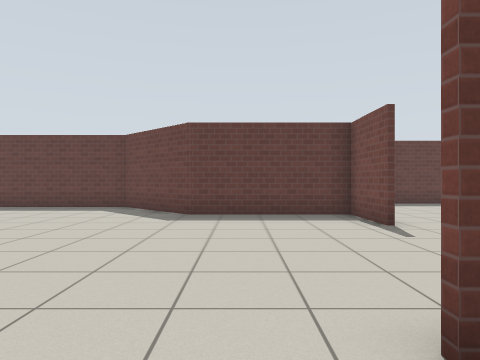
[1] (above)

15 first-person views from a walk through a world built for the Gazebo simulator. The camera is 0.94 m above the floor, looks level and sees 70° across. The floor is counted in squares, 1 m on a side. Each view is taken from the middle of a square. On the plan, view 1 faces up. The plan holds only what a view shows up to about 12 squares ahead; the rest is blank. Simple patterns stand in for the simulator's built-in surfaces.

[2]
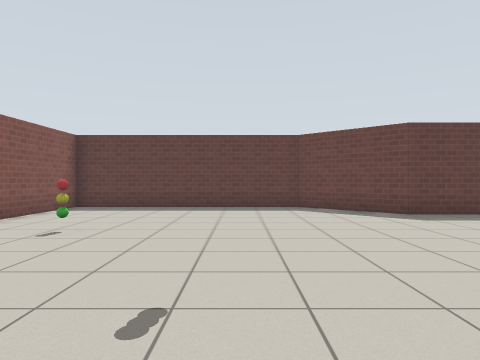

[3]
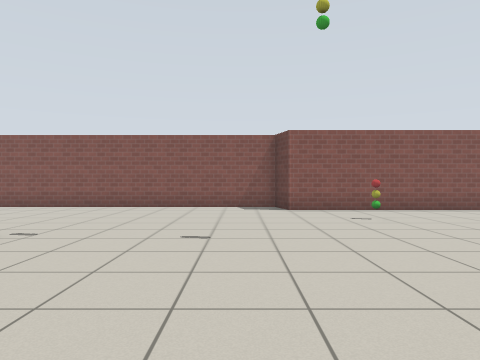

[4]
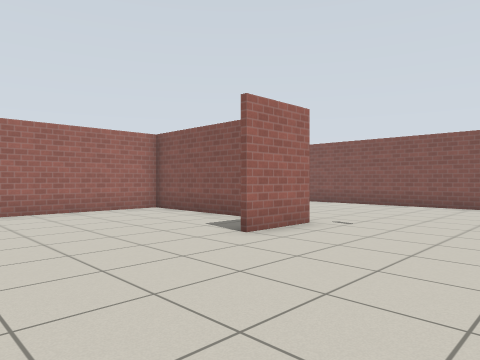

[5]
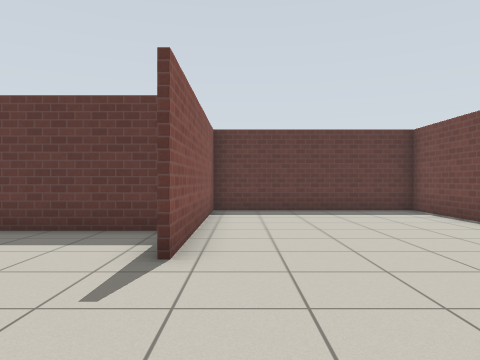

[6]
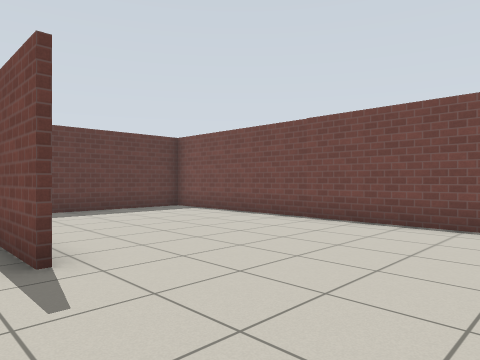

[7]
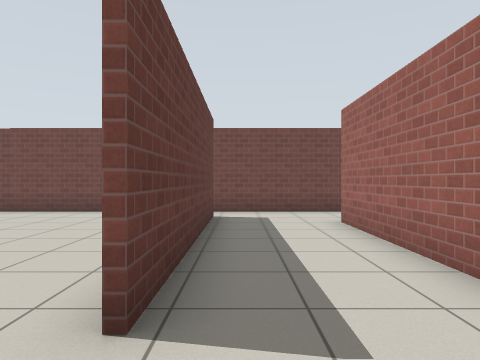

[8]
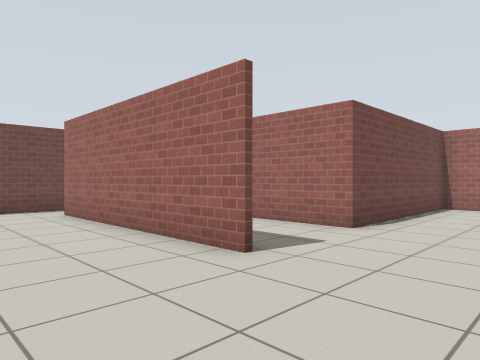

[9]
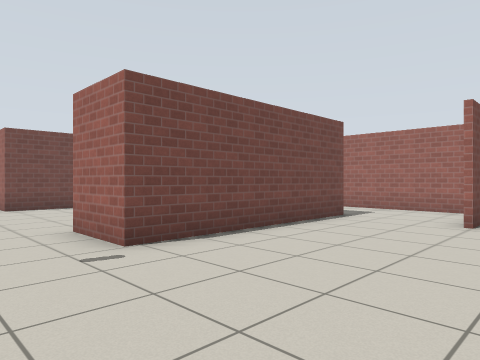

[10]
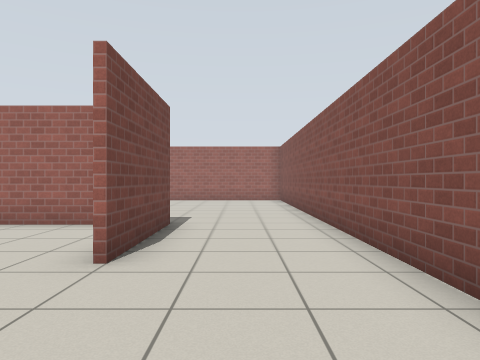

[11]
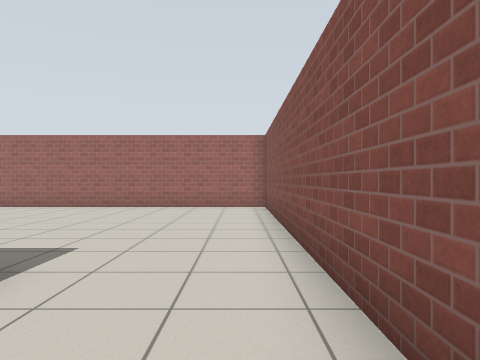

[12]
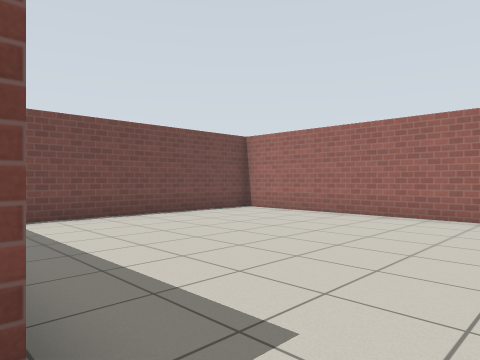

[13]
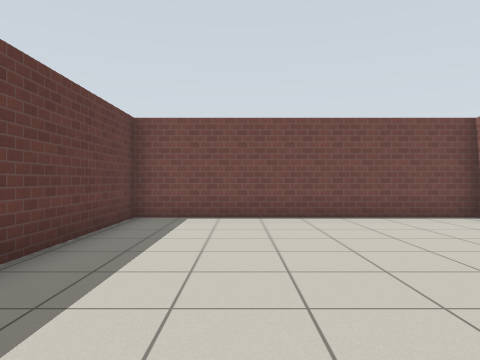

[14]
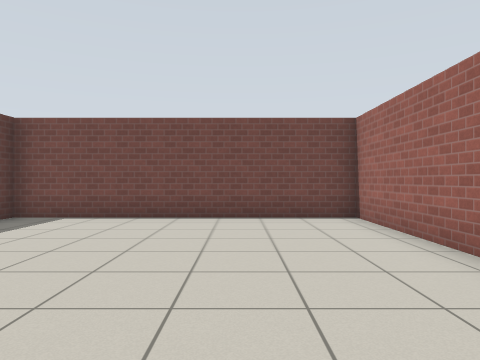

[15]
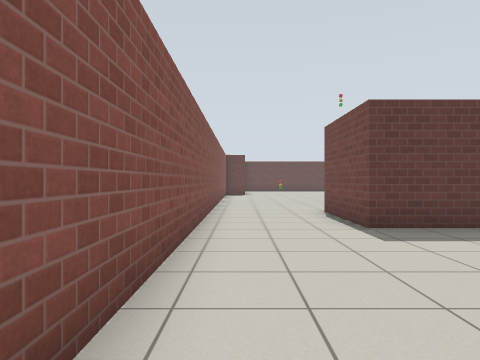

### Floor plan
Ten units are one square. View 1 is at (0, 0); x grows to the right and y downward. Boxes are objects, and circles mark ways between rooms. Rooms are numbered by the first view taken in them; rooms with no view inside come last. Other rooms are left out.
<svg viewBox="-134 -141 232 335">
<path fill="none" stroke="#000" d="M10 -18 78 -18M30 -70 30 -93 -14 -93 -39 -119 -117 -119 -117 -45 -129 -42 -129 55M-63 32 -63 74 -18 74M79 -17 10 -17M1 74 11 74 11 13 66 13M-64 76 -64 13 -44 13M93 6 93 -136 32 -136 32 -70M-88 102 -53 102M-129 55 -129 189 -24 189 -24 103 -95 103 -95 67"/>
<rect x="-95" y="-65" width="10" height="10" fill="#bbb"><title>traffic light</title></rect>
<circle cx="-115" cy="65" r="3" fill="#2a7"/>
<text x="-20" y="-30">1</text>
<text x="-80" y="140">2</text>
</svg>
Room 1 opens to room 2.

Where each view was taken, in squares from view 1:
view 1: 0 up, 0 right, facing up
view 2: 0 up, 6 left, facing up
view 3: 3 up, 1 left, facing left
view 4: 3 up, 0 right, facing down-left
view 5: 3 up, 4 right, facing up
view 6: 3 up, 2 right, facing up-right
view 7: 1 up, 1 left, facing right
view 8: 5 up, 2 left, facing down-right
view 9: 1 up, 11 left, facing down-right
view 10: 3 down, 11 left, facing down
view 11: 7 down, 12 left, facing down
view 12: 10 down, 11 left, facing down-right
view 13: 13 down, 11 left, facing right
view 14: 16 down, 11 left, facing right
view 15: 17 down, 12 left, facing up
